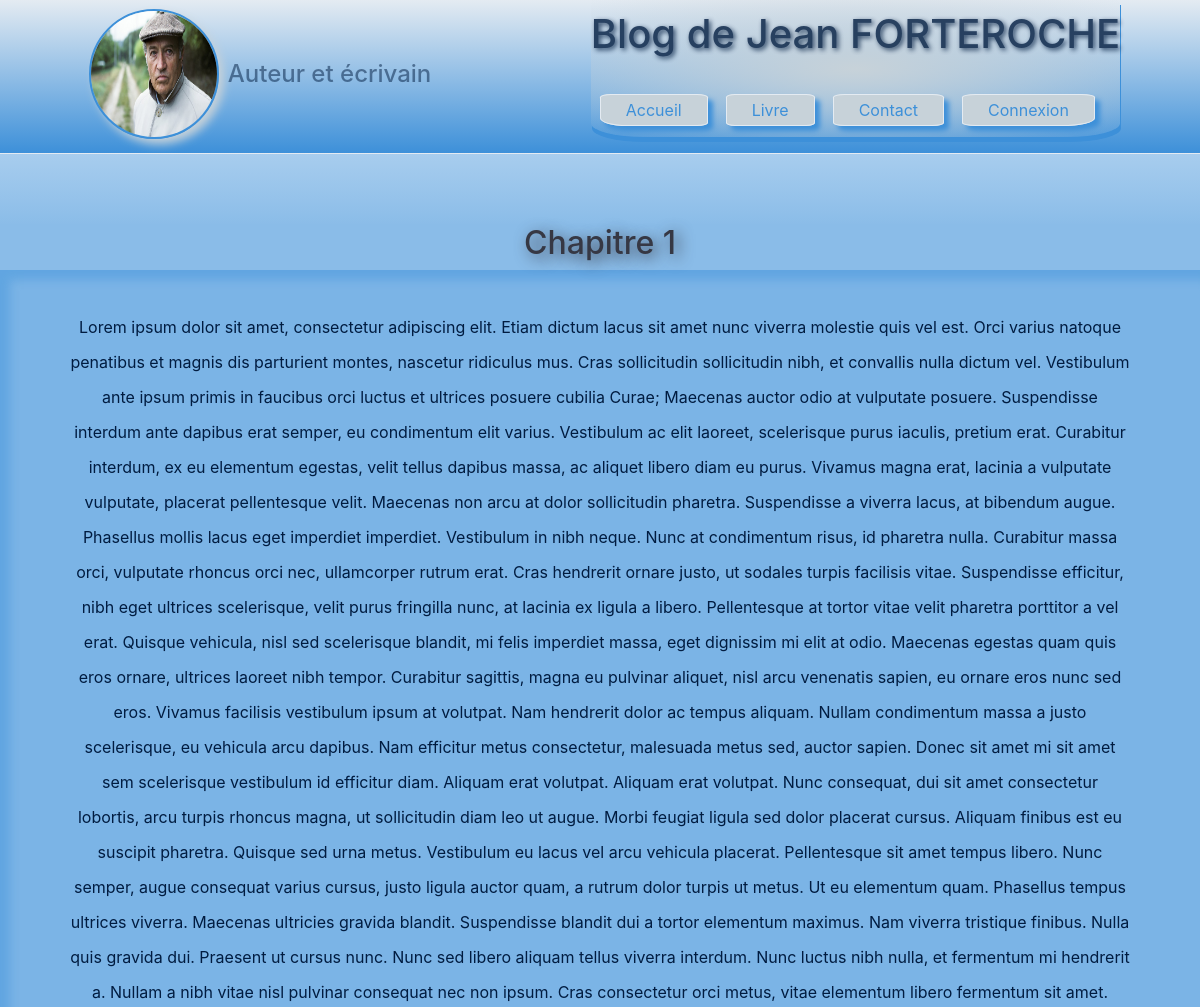
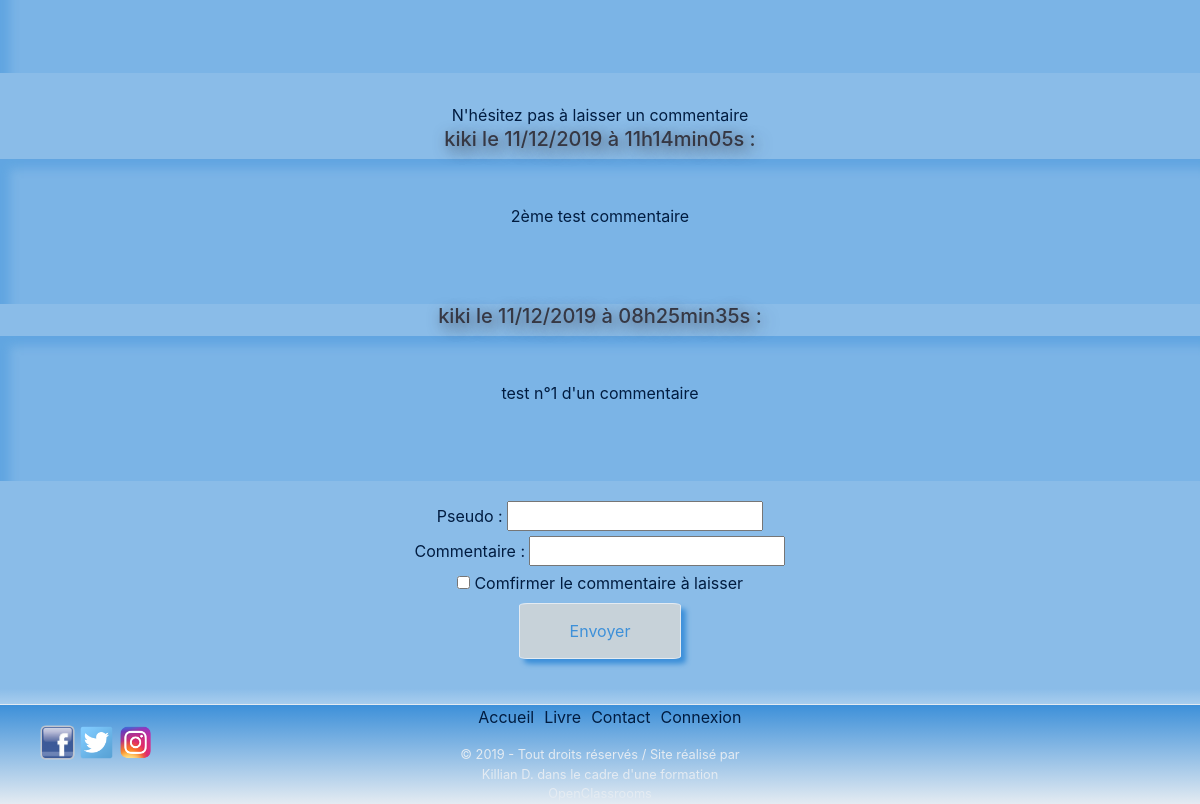
Page /index.php?action=comments&id=1 on the committed database (2 pictures, top to bottom).
### tables this page shows
CREATE TABLE `posts` (
  `id` int(11) NOT NULL,
  `title` varchar(255) NOT NULL,
  `content` text NOT NULL
);

CREATE TABLE `comments` (
  `id` int(11) NOT NULL,
  `postId` int(11) NOT NULL,
  `pseudo` varchar(255) NOT NULL,
  `comment` text NOT NULL,
  `commentDate` datetime NOT NULL
);

### controller/UserController.php (called while the page is built, shortened)
<?php
require_once('model/PostManager.php');
require_once('model/CommentManager.php');
class UserController
{
    public function printComments()
    {
        $postManager = new \killian\blogDeJeanForteroche\model\PostManager();
        $commentManager = new \killian\blogDeJeanForteroche\model\CommentManager();
        $post = $postManager->getPostId($_GET['id']);
        $comments = $commentManager->getComments($_GET['id']);
        require('view/viewComments.php');
    }
}

### model/PostManager.php (called while the page is built, shortened)
<?php
class PostManager extends Manager
{
    public function getPostId($postId)
    {
        $db = $this->dbConnect();
        $req = $db->prepare('SELECT id, title, content FROM posts WHERE id = ?');
        $req->execute(array($postId));
        $post = $req->fetch();
        return $post;
    }
}

### model/CommentManager.php (called while the page is built, shortened)
<?php
class CommentManager extends Manager
{
    public function getComments($postId)
    {
        $db = $this->dbConnect();
        $comments = $db->prepare('SELECT pseudo, comment, DATE_FORMAT(commentDate, \'%d/%m/%Y à %Hh%imin%ss\') AS commentDateFr FROM comments WHERE postId = ? ORDER BY commentDate DESC');
        $comments->execute(array($postId));
        return $comments;
    }
}

### view/viewComments.php (the view, shortened to what this page needs)
<div class="separat1">
</div>
<section class="fontChapitre">
    <article>
        <h2><?= $post['title'] ?></h2>
        <p><?= $post['content'] ?></p>
    </article>
    <p class="comm">N'hésitez pas à laisser un commentaire</p>
</section>
<section class="fontChapitre">
    <article>
        <?php
            while ($comment = $comments->fetch())
            {
        ?>
                <h5><?= htmlspecialchars($comment['pseudo']) ?> le <?= $comment['commentDateFr'] ?> :</h5>
                <p><?= htmlspecialchars($comment['comment']) ?></p>
        <?php
            }
        ?>
        <form action="index.php?action=addComment&amp;id=<?= $post['id'] ?>" method="post">
            <label for="pseudo">Pseudo</label> : <input type="text" name="pseudo" id="pseudo" value="" /><br />
            <label for="comment">Commentaire</label> : <input type="text" name="comment" id="comment" /><br />
            <label><input type="checkbox" name="valid" required /> Comfirmer le commentaire à laisser</label><br />
            <input type="submit" class="submit" value="Envoyer" />
        </form>
    </article>
</section>
<div class="separat2">
</div>
<?php $content = ob_get_clean(); ?>
<?php require('template.php'); ?>

### index.php (shortened to what this page needs)
<?php
require('controller/UserController.php');
$UserController = new UserController;
try
{
    if(isset($_GET['action']))
    {
        if($_GET['action'] == '')
        {
            $UserController->printHome();
        }
        elseif($_GET['action'] == 'home')
        {
            $UserController->printHome();
        }
        elseif($_GET['action'] == 'book')
        {
            $UserController->printBook();
        }
        elseif($_GET['action'] == 'comments')
        {
            $UserController->printComments();
        }
        elseif($_GET['action'] == 'addComment')
        {
            $UserController->addComment();
        }
        elseif($_GET['action'] == 'contact')
        {
            $UserController->printContact();
        }
    }
    else
    {
        $UserController->printHome();
    }
}
catch(Exception $e)
{
    echo 'Erreur : ' . $e->getMessage();
}

### view/template.php (shortened to what this page needs)
<!DOCTYPE html>
<html lang="fr">
    <head>
        <link href="public/bootstrap/bootstrap.min.css" rel="stylesheet" />
        <link href="public/css/style.css" rel="stylesheet" />
    </head>
    <body>
        <header>
            <div id="auteur">
                <img src="public/images/photoJean.jpg" alt="Jean FORTEROCHE" />
                <h4>Auteur et écrivain</h4>
            </div>
            <div>
                <h1>Blog de Jean FORTEROCHE</h1>
                <nav>
                    <ul>
                        <li><a id="defaultLeft" href="index.php?action=home">Accueil</a></li>
                        <li><a href="index.php?action=book">Livre</a></li>
                        <li><a href="index.php?action=contact">Contact</a></li>
                        <li><a id="defaultRight" href="#">Connexion</a></li>
                    </ul>
                </nav>
            </div>
        </header>
        <div class="blocPage">
                <?= $content ?>
        </div>
        <footer>
            <div id="sociaux">
                <a href="https://www.facebook.com/" target="_blank"><img id="facebook" src="public/images/facebook.png" /></a>
                <a href="https://twitter.com/" target="_blank"><img id="twitter" src="public/images/twitter.png" /></a>
                <a href="https://www.instagram.com/" target="_blank"><img id="instagram" src="public/images/instagram.png" /></a>
            </div>
            <nav>
                <ul>
                    <li><a href="index.php?action=home">Accueil</a></li>
                    <li><a href="index.php?action=book">Livre</a></li>
                    <li><a href="index.php?action=contact">Contact</a></li>
                    <li><a href="#">Connexion</a></li>
                </ul>
            </nav>
            <p>© 2019 - Tout droits réservés / Site réalisé par Killian D. dans le cadre d'une formation OpenClassrooms</p>
        </footer>
    </body>
</html>

### public/css/style.css (style rules this page uses)
body { margin: 0; }
p { color: #011C40; }
header { display: flex; justify-content: space-around; background-image: repeating-linear-gradient(#E4EBF2, #3D90D9); height: 154px; border-bottom: 1px dotted #E4EBF2; }
#auteur { display: flex; }
#auteur h4 { color: #011C40; opacity: 0.5; margin: 0; padding-top: 60px; }
#auteur img { width: 130px; height: 130px; border-radius: 50%; border: 2px solid #3D90D9; box-shadow: 5px 5px 10px #C7D2D9; margin: 9px; }
header #auteur + div { height: 137px; border-radius: 0% 0% 10% 10%; background: radial-gradient(ellipse, #C7D2D9, transparent); box-shadow: 1px 5px 0px #3D90D9; }
header div h1 { margin-top: 10px; text-align: center; color: #011C40; text-shadow: 2px 2px 5px #011C40; opacity: 0.8; }
header nav ul { display: flex; list-style-type: none; margin: 0; margin-top: 40px; padding: 0; }
header nav ul li a { padding: 5px 25px 5px 25px; margin-left: 9px; margin-right: 9px; background-color: #C7D2D9; border-radius: 10%; border: 1px solid #E4EBF2; box-shadow: 5px 5px 5px #3D90D9; text-decoration: none; color: #3D90D9; }
#defaultLeft { border-radius: 10% 10% 10% 25%; }
#defaultRight { border-radius: 10% 10% 25% 10%; }
footer { background-image: repeating-linear-gradient(#3D90D9, #E4EBF2); height: 100px; border-top: 1px dotted #E4EBF2; }
#sociaux { position: absolute; margin-top: 20px; margin-left: 40px; }
#facebook, #twitter, #instagram { width: 3%; }
footer nav { margin: auto; width: 253.4px; }
footer nav ul { display: flex; list-style-type: none; padding: 0; }
footer nav ul li a { text-decoration: none; padding-left: 5px; padding-right: 5px; color: #011C40; }
footer p { text-align: center; font-size: 0.8em; width: 313px; margin-top: 1rem; margin-left: auto; margin-right: auto; color: #E4EBF2; }
.separat1 { height: 70px; background-image: linear-gradient(rgba(61, 144, 217, 0.45), rgba(61, 144, 217, 0.6)); }
.separat2 { height: 15px; background-image: linear-gradient(rgba(61, 144, 217, 0.6), rgba(61, 144, 217, 0.45)); }
.fontChapitre { background-color: rgba(61, 144, 217, 0.6); text-align: center; }
.fontChapitre h2, .fontChapitre h3, .fontChapitre h4, .fontChapitre h5 { color: #363844; text-shadow: 4px 4px 15px #363844; }
.fontChapitre article { padding-bottom: 30px; }
.fontChapitre article p { background-color: rgba(61, 144, 217, 0.2); box-shadow: 10px 10px 10px rgba(61, 144, 217, 0.4) inset; margin: auto; line-height: 35px; padding: 40px 70px 70px 70px; max-width: 1400px; }
.comm { margin: 0; }
section article form { margin-top: 20px; color: #011C40; }
.submit { background-color: #C7D2D9; padding: 15px 50px; border-radius: 5%; border: 1px solid #E4EBF2; box-shadow: 5px 5px 5px #3D90D9; color: #3D90D9; }

### rows in the picture
posts: title "Chapitre 1", content "Lorem ipsum dolor sit amet, consectetur adipiscing elit. Etiam dictum lacus sit amet nunc viverra molestie quis vel est. Orci varius natoque penatibus et magnis dis parturient montes, nascetur ridiculus mus. Cras sollicitudin sollicitudin nibh, et convallis nulla dictum vel. Vestibulum ante ipsum primis in faucibus orci luctus et ultrices posuere cubilia Curae; Maecenas auctor odio at vulputate posuere. Suspendisse interdum ante dapibus erat semper, eu condimentum elit varius. Vestibulum ac elit laoreet, scelerisque purus iaculis, pretium erat. Curabitur interdum, ex eu elementum egestas, velit tellus dapibus massa, ac aliquet libero diam eu purus. Vivamus magna erat, lacinia a vulputate…"
comments: pseudo "kiki", commentDateFr "11/12/2019 à 11h14min05s", comment "2ème test commentaire"
comments: pseudo "kiki", commentDateFr "11/12/2019 à 08h25min35s", comment "test n°1 d'un commentaire"
